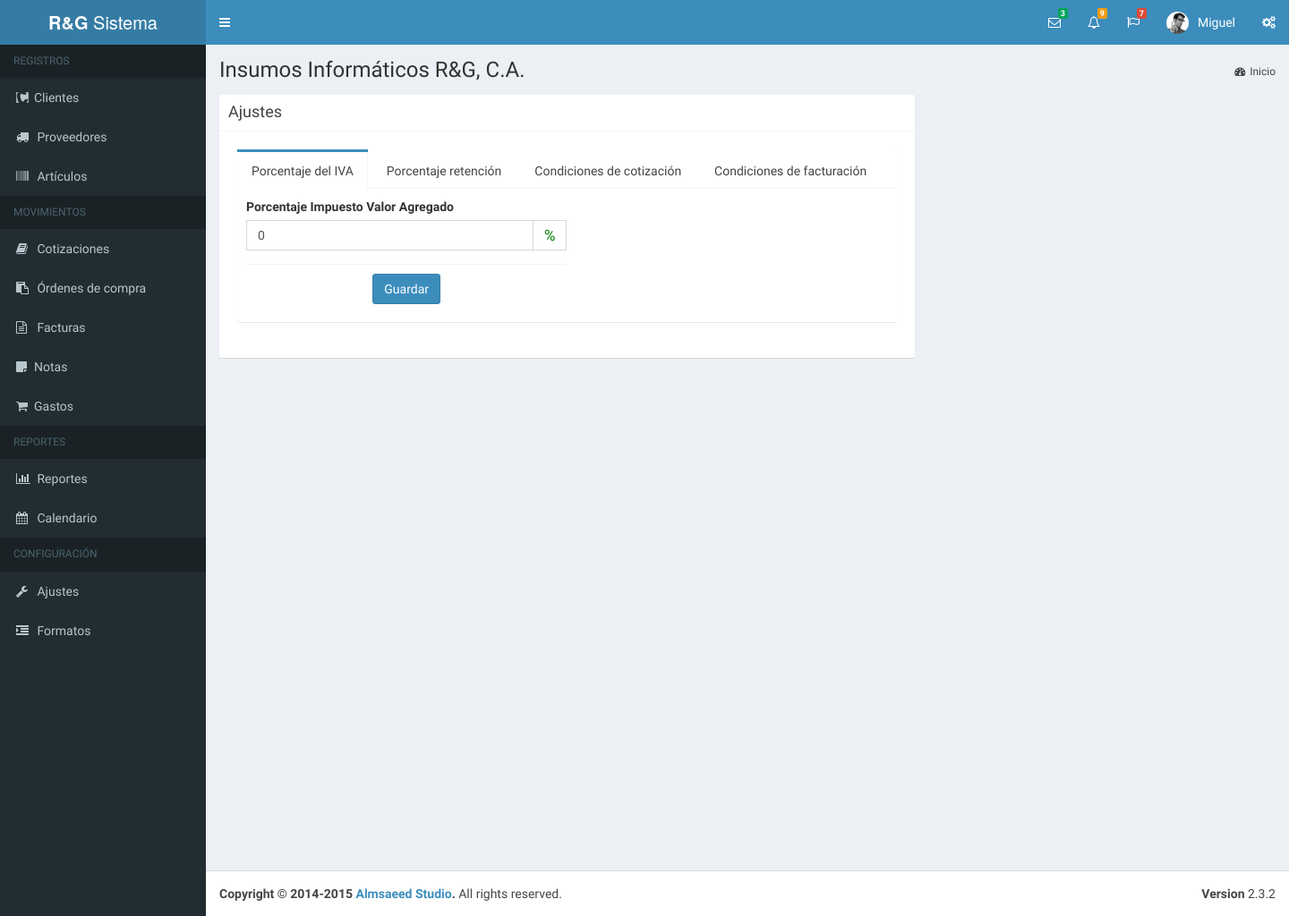
The app's page /mantenimiento.php (signed in), older data.
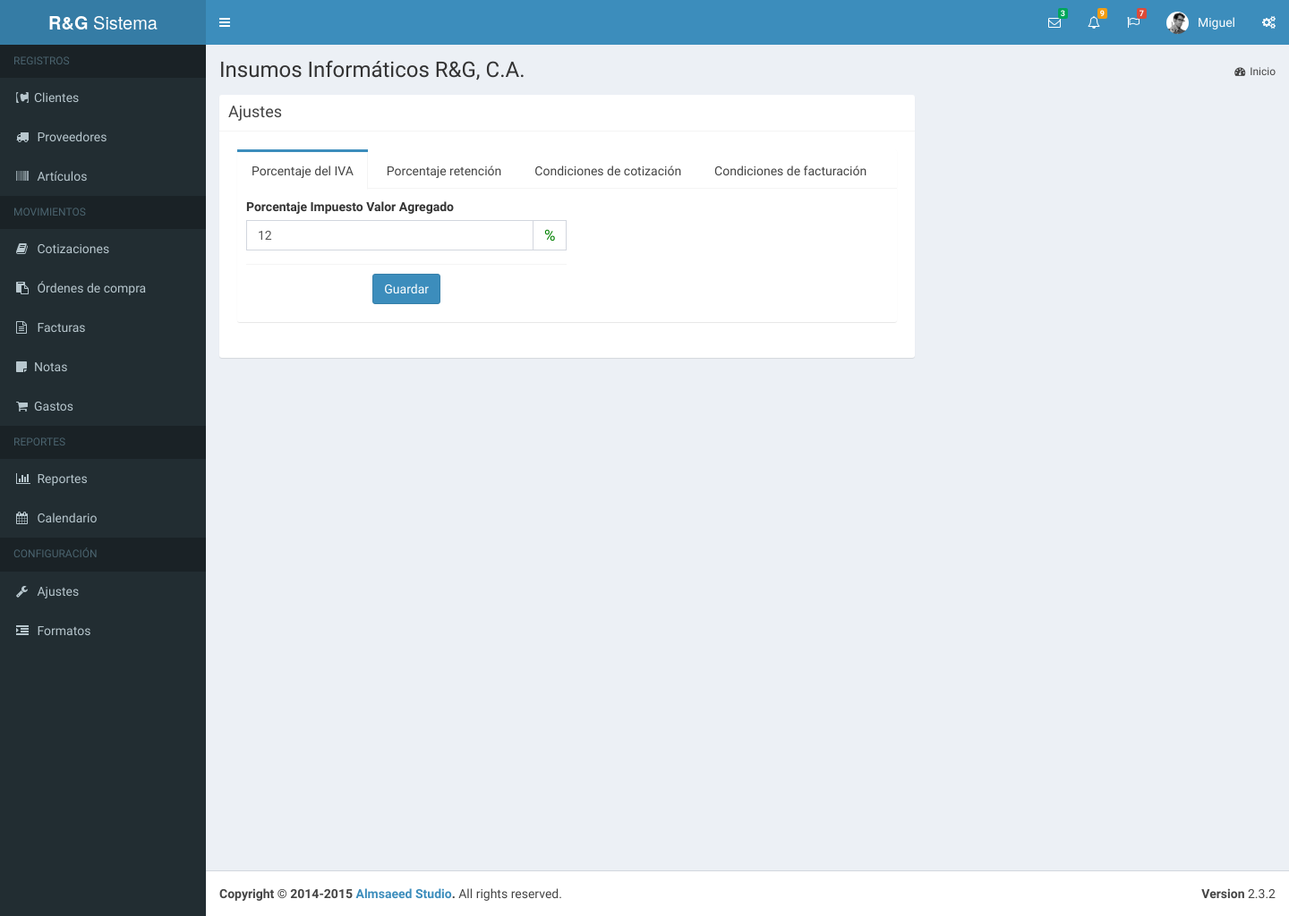
The same page, newer data.
### tables this page shows
CREATE TABLE IF NOT EXISTS `valores` (
  `nombre` varchar(20) NOT NULL,
  `valor` varchar(20) NOT NULL,
  PRIMARY KEY (`nombre`)
);

### bd/data-sistema.php (called while the page is built, shortened)
<?php
	function obtenerValorIva( $dbh ){
		$q = "select * from valores where nombre = 'iva'";
		$reg = mysql_fetch_array( mysql_query( $q, $dbh ) );
		return $reg["valor"] / 100;
	}
	$sisval_iva = obtenerValorIva( $dbh );
?>

### mantenimiento.php (the view, shortened to what this page needs)
<?php
  include( "bd/bd.php" );
  include( "bd/data-sistema.php" );
  $iva = $sisval_iva * 100;
?>
<!DOCTYPE html>
<html>
<head>
  <link rel="stylesheet" href="bootstrap/css/bootstrap.min.css">
    <link rel="stylesheet" href="https://maxcdn.bootstrapcdn.com/font-awesome/4.4.0/css/font-awesome.min.css">
    <link rel="stylesheet" href="https://code.ionicframework.com/ionicons/2.0.1/css/ionicons.min.css">
    <link rel="stylesheet" href="plugins/daterangepicker/daterangepicker-bs3.css">
    <link rel="stylesheet" href="plugins/iCheck/all.css">
    <link rel="stylesheet" href="plugins/colorpicker/bootstrap-colorpicker.min.css">
    <link rel="stylesheet" href="plugins/timepicker/bootstrap-timepicker.min.css">
    <link rel="stylesheet" href="plugins/select2/select2.min.css">
    <link rel="stylesheet" href="dist/css/AdminLTE.min.css">
    <link rel="stylesheet" href="dist/css/skins/_all-skins.min.css">
	  <link rel="stylesheet" type="text/css" href="css/style.css">
    <link rel="stylesheet" type="text/css" href="plugins/bootstrapvalidator-dist-0.5.3/dist/css/bootstrapValidator.css">
</head>
<body class="hold-transition skin-blue sidebar-mini">
<div class="wrapper">
  <header class="main-header">
    <nav class="navbar navbar-static-top" role="navigation">
      <a href="#" class="sidebar-toggle" data-toggle="offcanvas" role="button">
      </a>
      <div class="navbar-custom-menu">
        <ul class="nav navbar-nav">
          <?php include("sub-scripts/nav/mensajes.php");?>
          <?php include("sub-scripts/nav/notificaciones.php");?>
          <?php include("sub-scripts/nav/tareas.php");?>
          <?php include("sub-scripts/nav/perfil.php");?>
          <li>
            <a href="#" data-toggle="control-sidebar"><i class="fa fa-gears"></i></a>
          </li>
        </ul>
      </div>
    </nav>
  </header>
  <?php
    include("sub-scripts/nav/menu_ppal.php");
  ?>
  <div class="content-wrapper">
    <?php include("sub-scripts/nav/contenido-cabecera.php");?>
    <section class="content">
    	<div class="row">
            <div class="col-md-8">
              <div class="box box-solid">
                <div class="box-header with-border">
                  <h3 class="box-title">Ajustes</h3>
                </div>
                <div class="box-body">
                  <div class="box-group" id="accordion">
                    <div class="box-body">
                      <div class="nav-tabs-custom">
                        <ul class="nav nav-tabs">
                          <li class="active"><a href="#tab1" data-toggle="tab">Porcentaje del IVA</a></li>
                          <li><a href="#tab2" data-toggle="tab">Porcentaje retención</a></li>
                          <li><a href="#tab3" data-toggle="tab">Condiciones de cotización</a></li>
                          <li><a href="#tab4" data-toggle="tab">Condiciones de facturación</a></li>
                        </ul>
                        <div class="tab-content">
                          <div class="tab-pane active" id="tab1">
                            <div class="form-group">
                              <label for="iva">Porcentaje Impuesto Valor Agregado</label>
                              <div class="input-group" style="width:50%;">
                                <input type="text" class="form-control" id="iva_valor" name="iva"
                                value="<?php echo $iva; ?>">
                                <span class="input-group-addon"><span id="ivares">%</span></span>
                              </div>
                            </div>
                            <div class="box-footer" align="center" style="width:50%;">
                              <button type="submit" class="btn btn-primary" id="bt_act_iva">Guardar</button>
                            </div>
                          </div>
                      </div>
                    </div>
                  </div>
                </div>
              </div>
            </div>
            <div class="col-md-6">
            </div>
          </div>
    </section>
  </div>
  <?php include("sub-scripts/nav/footer.php"); ?>
</div>
</body>
</html>

Row changes from the older to the newer data that the page shows:
added valores: iva "12"
Text that changed along with them:
form field iva: "0" → (not shown)
